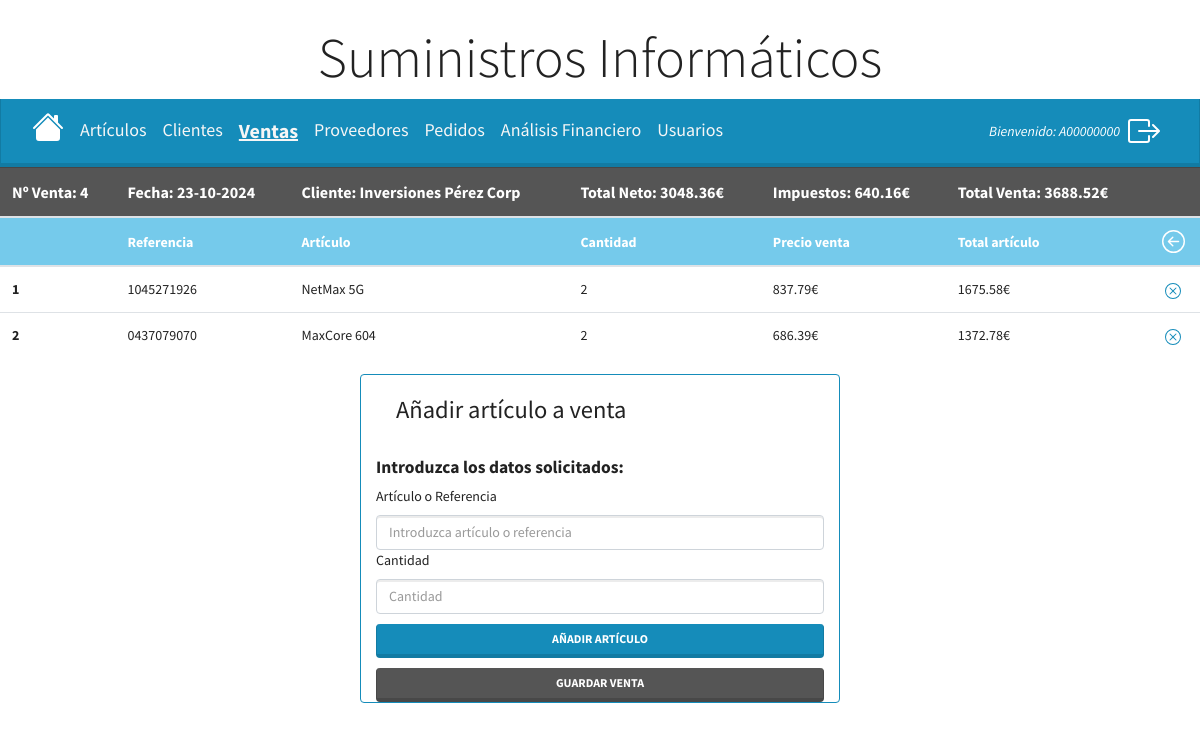
/protected_admin/crear_venta/add_articulo/4 (signed in), run on the app's committed database.
### models.py (models this page shows, shortened)
class User(db.Base, UserMixin):
    __tablename__ = 'usuario'
    __table_args__ = {'sqlite_autoincrement': True}
    id = Column(Integer, primary_key=True)  # establecemos el id como Primary Key
    username = Column(String(10), unique=True, nullable=False)
    password = Column(String(128), nullable=False)
    type_user = Column(Boolean, default=False) #False = cliente / True = administrador

class Venta(db.Base):
    __tablename__ = 'venta'
    __table_args__ = {'sqlite_autoincrement': True}
    id_venta = Column(Integer, primary_key=True)  # establecemos el id como Primary Key
    id_cliente = Column(Integer, ForeignKey('cliente.id_cliente'))
    fecha = Column(Date)
    total_neto = Column(Float)
    impuesto = Column(Float)
    total = Column(Float)
    rel_detalle = relationship('Detalle_venta', backref='rel_venta', cascade='all, delete-orphan',
                             passive_deletes=True)

class Cliente(db.Base):
    __tablename__ = 'cliente'
    __table_args__ = {'sqlite_autoincrement': True}
    id_cliente = Column(Integer, primary_key=True) #establecemos el id como Primary Key
    nombre = Column(String(128))
    nif = Column(String(16), unique=True) # sólo puede haber un cliente con el mismo NIF
    direccion = Column(String(128))
    contacto = Column(String(64))
    tlf_fijo = Column(String(32))
    tlf_movil = Column(String(32))
    correo = Column(String(64))
    forma_pago = Column(String(64))
    rel_venta = relationship('Venta', backref='rel_cliente')

class Detalle_venta(db.Base):
    __tablename__ = 'detalle_venta'
    __table_args__ = {'sqlite_autoincrement': True}
    id_detalle_venta = Column(Integer, primary_key=True)  # establecemos el id como Primary Key
    id_venta = Column(Integer, ForeignKey('venta.id_venta', ondelete='CASCADE'))
    id_articulo = Column(Integer, ForeignKey('articulo.id_articulo'))
    cantidad = Column(Integer)
    rel_articulo = relationship('Articulo', backref='rel_detalle')

class Articulo(db.Base):
    __tablename__ = "articulo"
    __table_args__ = {"sqlite_autoincrement": True}
    id_articulo = Column(Integer, primary_key=True) # establecemos el id_articulo como Primary Key
    referencia = Column(String(64), unique=True) # campo único y que no se puede repetir
    nombre = Column(String(128))
    marca = Column(String(64))
    precio_venta = Column(Float)
    stock = Column(Integer)
    categoria = Column(String(64))
    descripcion = Column(String(128), default='')
    ubicacion = Column(String(64), default='')
    id_proveedor = Column(Integer, ForeignKey('proveedor.id_proveedor')) # id_proveedor como Foreign Key
    precio_proveedor = Column(Float)
    pctablets = relationship('PC_Tablet', back_populates='articulo', cascade='all, delete-orphan',
                             passive_deletes=True, uselist=False)
    monitores = relationship('Monitor', back_populates='articulo', cascade='all, delete-orphan',
                             passive_deletes=True, uselist=False)
    almacenamientos = relationship('Almacenamiento', back_populates='articulo', cascade='all, delete-orphan',
                             passive_deletes=True, uselist=False)
    redes = relationship('Redes', back_populates='articulo', cascade='all, delete-orphan',
                             passive_deletes=True, uselist=False)

### main.py (the view, shortened to what this page needs)
@app.route('/protected_admin/crear_venta/add_articulo/<id_venta>', methods=['GET', 'POST'])
@login_required
@admin_required # Vista protegida que solo se puede acceder con autenticación de administrador
def add_articulo(id_venta):
    venta = db.session.get(Venta, id_venta)
    form = Form_add_articulo()
    form.es_pedido = False # indicamos al formulario que se trata de una venta (no es un pedido)
    articulos = db.session.query(Detalle_venta).join(Articulo).filter(Detalle_venta.id_venta == id_venta).all()
    return render_template('add-articulo.html', form=form, venta=venta, articulos=articulos)

### forms.py (shortened to what this page needs)
class Form_add_articulo(FlaskForm):
    referencia_nombre = StringField('Artículo o Referencia',
                                    validators=[DataRequired(message='Este campo es obligatorio')])
    id_articulo = HiddenField('id_articulo', validators=[DataRequired()])
    cantidad = IntegerField('Cantidad', validators=[DataRequired(message='Este campo es obligatorio'),
                                                    NumberRange(min=1, message='La cantidad debe ser al menos 1.')])
    submit = SubmitField('Añadir artículo')
    es_pedido = False  # atributo para identificar si el formulario se usa para una Venta o un Pedido

### functions.py (called while the page is built)
def admin_required(f): # recibe como parámetro una función 'f' que será la función a proteger
    @wraps(f)
    def decorated_function(*args, **kwargs): # verificamos si el usuario está autentificado
        if not current_user.is_authenticated or not current_user.type_user:
            flash('Acceso denegado. Solo los administradores pueden acceder a la ruta introducida.',
                  'danger')
            return redirect(url_for('protected'))
        return f(*args, **kwargs) # si el usuario está logueado y es administrador ejecuta la función 'f'
    return decorated_function

### main.py (called while the page is built)
@login_manager.user_loader
def load_user(user_id):
    return db.session.get(User, user_id)

### templates/add-articulo.html (shortened to what this page needs)
{% extends 'ventas.html' %}
{% block content %}
    <table class="table table-hover">
      <thead>
        <tr class="table-dark size_row_ventas">
          <th scope="col">Nº Venta: {{ venta.id_venta }}</th>
          <th scope="col">Fecha: {{ venta.fecha.strftime('%d-%m-%Y') }}</th>
          <th scope="col">Cliente: {{ venta.rel_cliente.nombre }}</th>
          <th scope="col">Total Neto: {{ venta.total_neto | round(2) }}€</th>
          <th scope="col">Impuestos: {{ (venta.total_neto * venta.impuesto) | round(2) }}€</th>
          <th scope="col">Total Venta: {{ venta.total }}€</th>
          <th scope="col"></th>
        </tr>
        <tr class="table-info">
          <th scope="col"></th>
          <th scope="col">Referencia</th>
          <th scope="col">Artículo</th>
          <th scope="col">Cantidad</th>
          <th scope="col">Precio venta</th>
          <th scope="col">Total artículo</th>
          <th scope="col" class="text-center">
              <a href="/protected_admin/ventas" title="Volver">
              </a>
          </th>
        </tr>
      </thead>
      <tbody>
        {% for detalle_venta in articulos %}
        <tr>
          <th scope="row">{{ loop.index }}</th>
          <td>{{ detalle_venta.rel_articulo.referencia }}</td>
          <td>{{ detalle_venta.rel_articulo.nombre }}</td>
          <td>{{ detalle_venta.cantidad }}</td>
          <td>{{ detalle_venta.rel_articulo.precio_venta }}€</td>
          <td>{{ (detalle_venta.cantidad * detalle_venta.rel_articulo.precio_venta) | round(2) }}€</td>
          <td class="text-center">
              <a href="/protected_admin/crear_venta/eliminar_articulo/{{detalle_venta.id_detalle_venta}}">
              </a>
          </td>
        </tr>
        {% endfor %}
      </tbody>
    </table>
    <div class="container card border-primary mb-3 justify-content-center" style="max-width: 30rem;">
        <div class="card-body">
            <h3 class="card-title">Añadir artículo a venta</h3>
        </div>
        <form method="post" novalidate>
          <fieldset>
            <h5><b>Introduzca los datos solicitados:</b></h5>
            <div>
              {{ form.referencia_nombre.label }}
              {{ form.referencia_nombre(class="form-control", id="referencia_nombre", placeholder="Introduzca artículo o referencia", autocomplete="off") }}
            </div>
            <div>
              {{ form.cantidad.label }}
              {{ form.cantidad(class="form-control", placeholder="Cantidad") }}
            </div>
            <div class="margin_top_button">
                {{ form.submit(class="btn btn-primary btn-block") }}
            </div>
            <div class="margin_top_button">
                <a href="/protected_admin/ventas/detalle_venta/{{venta.id_venta}}">
                        <button type="button" class="btn btn-dark btn-block">Guardar Venta</button>
                </a>
            </div>
          </fieldset>
        </form>
    </div>
{% endblock %}

### templates/ventas.html (shortened to what this page needs)
<!DOCTYPE html>
<html lang="en">
<head>
    <link rel="stylesheet" href="{{ url_for('static', filename='main.css')}}">
    <link rel="stylesheet" href="https://cdn.jsdelivr.net/npm/bootswatch@4.5.2/dist/lumen/bootstrap.min.css"
>
</head>
<body>
    <h1 class="display-4 text-center mt-4">Suministros Informáticos</h1>
    <nav class="navbar navbar-expand-lg bg-primary" data-bs-theme="dark">
        <div class="container-fluid">
            <a href="/protected_admin" title="Inicio">
            </a>
            <div class="collapse navbar-collapse" id="navbarColor01">
                <ul class="navbar-nav me-auto">
                    <li class="nav-item">
                        <a style="font-size: 18px;" class="nav-link text-light"
                           href="/protected_admin/articulos?page=1">Artículos</a>
                    </li>
                    <li class="nav-item">
                        <a style="font-size: 18px;" class="nav-link text-light"
                           href="/protected_admin/clientes?page=1">Clientes</a>
                    </li>
                    <li class="nav-item">
                        <a style="font-size: 20px;" class="nav-link text-light text-bold-underline"
                           href="/protected_admin/ventas?page=1">Ventas</a>
                    </li>
                    <li class="nav-item">
                        <a style="font-size: 18px;" class="nav-link text-light"
                           href="/protected_admin/proveedores?page=1">Proveedores</a>
                    </li>
                    <li class="nav-item">
                        <a style="font-size: 18px;" class="nav-link text-light"
                           href="/protected_admin/pedidos?page=1">Pedidos</a>
                    </li>
                    <li class="nav-item">
                        <a style="font-size: 18px;" class="nav-link text-light"
                           href="/protected_admin/nuevo_analisis">Análisis Financiero</a>
                    </li>
                    <li class="nav-item">
                        <a style="font-size: 18px;" class="nav-link text-light"
                           href="/protected_admin/usuarios">Usuarios</a>
                    </li>
                </ul>
            </div>
            <div class="navbar-nav ms-auto d-flex align-items-center">
                <div class="navbar-text">
                    <em class="text-white">Bienvenido: {{ current_user.username }}</em>
                </div>
                <a href="/logout" class="nav-link ms-3" title="Cerrar sesión">
                </a>
            </div>
        </div>
    </nav>
    {% block content %}{% endblock %}
</body>
</html>

### static/main.css (style rules this page uses)
.text-bold-underline { font-weight: bold; text-decoration: underline; }
.text-light { color: #FFFFFF; }
.text-center { text-align: center; }
.margin_top_button { margin-top: 10px; }
.size_row_ventas { font-size: 16px; }

### data on the page
User: username "A00000000"
Venta: id_venta "4", fecha "23-10-2024", total_neto "3048.36", (venta.total_neto*venta.impuesto)|round(2) "640.16", total "3688.52"
Cliente: rel_cliente.nombre "Inversiones Pérez Corp"
Detalle_venta: rel_articulo.referencia "1045271926", rel_articulo.nombre "NetMax 5G", cantidad "2", rel_articulo.precio_venta "837.79", cantidad.precio_venta "1675.58"
Detalle_venta: rel_articulo.referencia "0437079070", rel_articulo.nombre "MaxCore 604", cantidad "2", rel_articulo.precio_venta "686.39", cantidad.precio_venta "1372.78"
